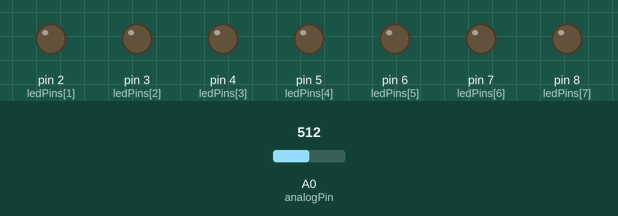
Bench run of a sketch on a simulated Arduino Uno, built with avr-gcc and run on an emulated ATmega328P. Shown: output pins drawn as LEDs (lit = HIGH). Inputs (shaded band) come from the test bench; at power-on: A0 (analogPin) = 512. Pins used as bus, display or sensor lines are not drawn.

Above: at 4.8 s.
4.9 s: A0 (analogPin) set to 410
9.9 s: A0 (analogPin) set to 381
At 15.9 s:
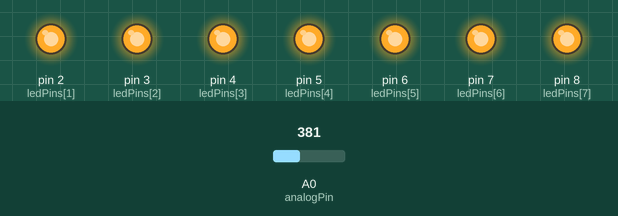
16.0 s: A0 (analogPin) set to 511
At 16.9 s:
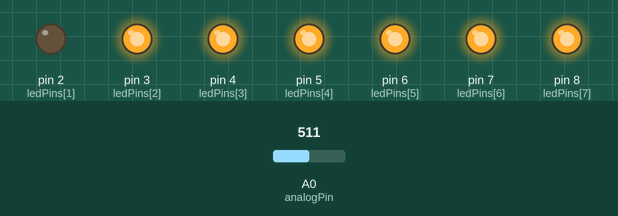
21.0 s: A0 (analogPin) set to 792
26.0 s: A0 (analogPin) set to 814
At 29.2 s:
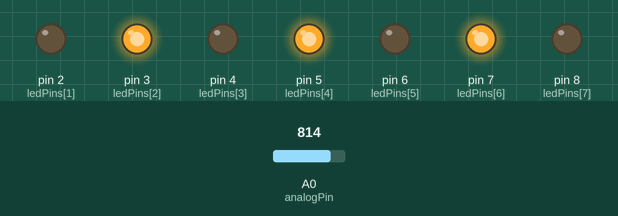
31.0 s: A0 (analogPin) set to 790
At 32.3 s:
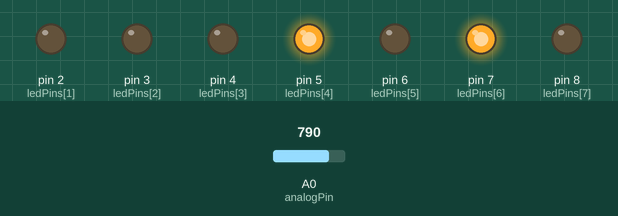
Timing chart, 0 to 35.5 s (numbered marks = the images above; inputs shaded):
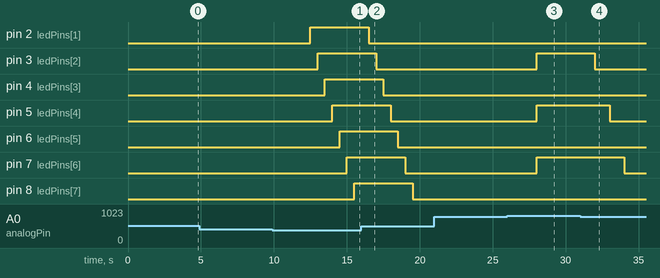

Measured:
- the behaviour switches between 400 and 399 on A0 (analogPin) (found by bisection; images 0 and 1)
- the behaviour switches between 799 and 800 on A0 (analogPin) (found by bisection; images 2 and 3)
- after the input at 4.9 s, every drawn part: stays the same
- after the input at 9.9 s, pin 2 (ledPins[1]): LOW → HIGH after 2.6 s; pin 3 (ledPins[2]): LOW → HIGH after 3.1 s; pin 4 (ledPins[3]): LOW → HIGH after 3.6 s; pin 5 (ledPins[4]): LOW → HIGH after 4.1 s; pin 6 (ledPins[5]): LOW → HIGH after 4.6 s
- after the input at 16.0 s, pin 2 (ledPins[1]): HIGH → LOW after 0.50 s; pin 3 (ledPins[2]): HIGH → LOW after 1.0 s; pin 4 (ledPins[3]): HIGH → LOW after 1.5 s; pin 5 (ledPins[4]): HIGH → LOW after 2.0 s; pin 6 (ledPins[5]): HIGH → LOW after 2.5 s
- after the input at 21.0 s, every drawn part: stays the same
- after the input at 26.0 s, pin 3 (ledPins[2]), pin 5 (ledPins[4]), pin 7 (ledPins[6]): LOW → HIGH after 2.0 s
- after the input at 31.0 s, pin 3 (ledPins[2]): HIGH → LOW after 1.0 s; pin 5 (ledPins[4]): HIGH → LOW after 2.0 s; pin 7 (ledPins[6]): HIGH → LOW after 3.0 s

The sketch:

giatrianalog.ino
```cpp
int analogPin = A0; // Chân analog để đọc giá trị từ cảm biến
int ledPins[] = {1, 2, 3, 4, 5, 6, 7, 8}; // Mảng chứa các chân LED

void setup() {
  Serial.begin(9600);

  // Thiết lập các chân LED là OUTPUT
  for (int i = 0; i < 8; i++) {
    pinMode(ledPins[i], OUTPUT);
  }
}

void batdan() {
  for (int i = 0; i < 8; i++) {
    digitalWrite(ledPins[i], HIGH); // Bật LED
    delay(500);
  }
}

void tatdan() {
  for (int i = 0; i < 8; i++) {
    digitalWrite(ledPins[i], LOW); // Tắt LED
    delay(500);
  }
}

void xenke() {
  for (int i = 0; i < 8; i++) {
    if (i % 2 == 0) {
      digitalWrite(ledPins[i], HIGH); // Bật các LED ở vị trí chẵn
    } else {
      digitalWrite(ledPins[i], LOW); // Tắt các LED ở vị trí lẻ
    }
  }
  delay(500);
}

void loop() {
  int docanalog = analogRead(analogPin); // Đọc giá trị từ chân analog
  if (docanalog >= 0 && docanalog < 400) {
    batdan();
  } else if (docanalog >= 400 && docanalog < 800) {
    tatdan();
  } else {
    xenke();
  }
}
```
